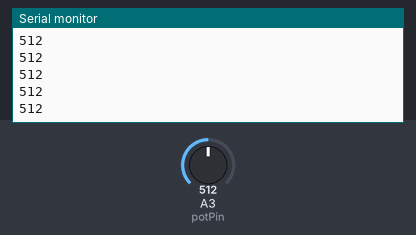
Bench run of a sketch on a simulated Arduino Uno, built with avr-gcc and run on an emulated ATmega328P. Shown: the last lines printed to the serial monitor. The test bench sets the inputs (shaded band); at power-on: A3 (potPin) = 512.

Above: at 1.2 s.
1.3 s: A3 (potPin) set to 716
At 2.1 s:
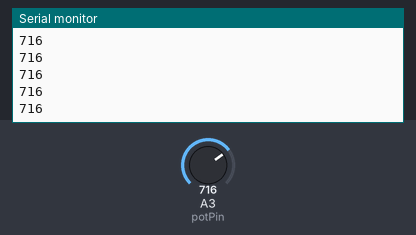
2.8 s: A3 (potPin) set to 900
At 3.5 s:
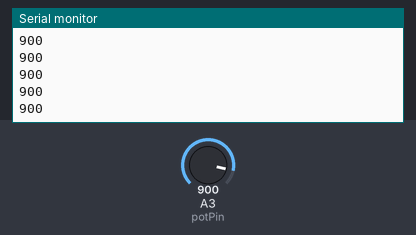
Timing chart, 0 to 5.8 s (numbered marks = the images above; inputs shaded):
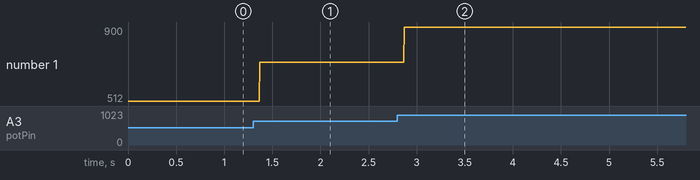

Measured:
- after the input at 1.3 s, the serial monitor: prints a new line after 0.07 s (image 1)
- after the input at 2.8 s, the serial monitor: prints a new line after 0.07 s (image 2)
- plotted number 1: 512 → 716 after the input at 1.3 s, 716 → 900 after the input at 2.8 s

The sketch:

VEX-Potentiometer.ino
```cpp
int potPin = A3;  //Using Analog Pin A3
int potVal = 9;

void setup() {
  Serial.begin(9600);
}

void loop() {
  potVal = analogRead(potPin);  //reads the potentiometer value from Analog Pin3
  // Alternate line: potVal = analogRead(A3); //No memory of pin-values possible in array or other
  Serial.println(potVal);

  /* Alternate Serial Monitor concatenation, print() & println()
  Serial.print("Potentiometer Value: ");
  Serial.println(potValue); // Print the value to the Serial Monitor
  delay(500); // Wait for 500 milliseconds before the next reading
  */
}

/* Alternate void loop() from https://youtu.be/Wa8CjGsOFzY?si=N-u4qneKZrVncHrD

//int brightness = sensorvalue/4;
  // 1023 / 4 = 255.75 but the .75 cuts cut off

  int brightness = map(sensorValue, 0, 1023, 0, 255);

  // analogWrite(11,brightness);

  // print out the value you read
  Serial.print(" ADC reading: ");
  Serial.print(sensorValue);
  Serial.print(" Analog voltage: ");
  //Serial.println(voltage);
  delay(1); // delay inbetween reads for stability, 1 millisecond

*/

/* Alternate Map potentiometer value to range (0° to 265°)
int angle = map(potentiometerValue, 0, 1023, 0, 265);
//
// Print values to Serial Monitor
Serial.print("Potentiometer Value: ");
Serial.println(potentiometerValue);
Serial.print("Mapped Angle: ");
Serial.println(angle);
delay(90); //90 milliseconds
*/
```
